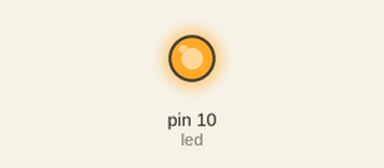
Simulated run of this sketch. Board: Arduino Uno, built with avr-gcc and run on an emulated ATmega328P. Parts: output pins drawn as LEDs (lit = HIGH).

Above: at 0.05 s.
At 0.6 s:
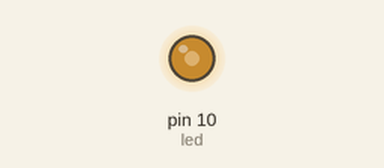
At 1.15 s:
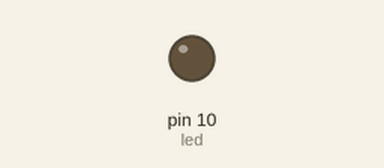
At 2.0 s:
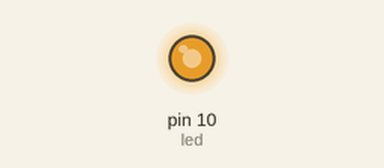
Timing chart, 0 to 5.1 s (numbered marks = the images above):
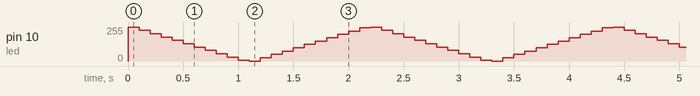

The sketch:

digitalWrite.ino
```cpp
int led=10; // variable led

void setup() {
  pinMode(led,OUTPUT);
}

void loop() {
  //  analog Write(,) : 2 parametros: ( pin , valor(0-255) )
  //  0: low
  //  255: high
  //  127= 2.5 voltios

  /*analogWrite(led,255);
  delay(500);

  analogWrite(led,175);
  delay(500);

  analogWrite(led,85);
  delay(500);

  analogWrite(led,0);
  delay(500);

  for(int i=0;i<=255; i+=50){ // for dentro de otro for
    analogWrite(led,i);
    delay(500);
  }
*/
// asciende y desciende
  for(int i=255;i>=0; i-=25){ // for dentro de otro for
    analogWrite(led,i);
    delay(100);
  }
  for(int i=0;i<=255; i+=25){ // for dentro de otro for
    analogWrite(led,i);
    delay(100);
  }
}
/*
digitalWrite: Controla pines en dos estados (0 o 1).
analogWrite: Controla pines en valores analógicos (0 a 255).
digitalWrite es para dispositivos binarios.
analogWrite es para dispositivos que requieren niveles intermedios.
No todos los pines son compatibles con analogWrite y la precisión varía.
*/
```
